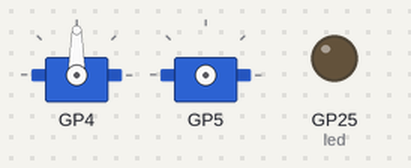
The program below on a simulated Raspberry Pi Pico running MicroPython. On the bench: 2 × servo, output pins drawn as LEDs (lit = HIGH). Servo angles are drawn from the pulse width (0.5 ms = 0°, 2.5 ms = 180°). At 18.2 s the program stops and its outputs stay as they are.

Above: at 0.2 s.
At 7.2 s:
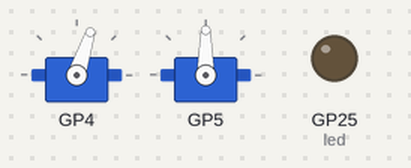
At 13.2 s:
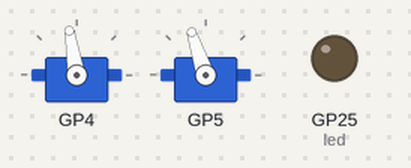
At 15.2 s:
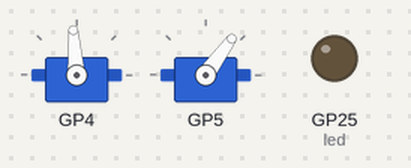
Timing chart, 0 to 19.7 s (numbered marks = the images above):
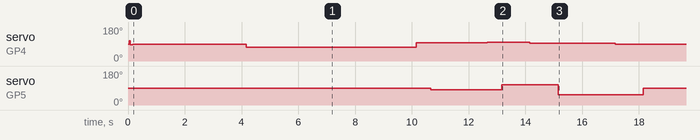

Measured:
- by itself, servo on GP4: 90° → 85° at 0.04 s, → 90° 0.12 s later, → 72° 4.0 s later, → 97° 6.0 s later, … (7 changes in this stretch)
- by itself, servo on GP5: 90° → 81° at 10.7 s, → 108° 2.5 s later, → 54° 2.0 s later, → 90° 3.0 s later

The program:

main.py
```python
# Tutorial main to demonstrate using user created libraries onboard the pi pico

import max_10
from time import sleep
from machine import Pin, PWM


def main():
    led = Pin(25, Pin.OUT)
    # Max10(throttle control pin num, servo control pin num, freq)
    esc = max_10.Max10(4, 5, 50)
    esc.arm_esc()
    control_test(esc)


def control_test(esc):
    esc.set_steering(90)
    sleep(3.0)
    esc.set_forward(0.15)
    sleep(0.5)
    esc.set_steering(85)
    sleep(2.0)
    esc.set_forward(0.2)
    sleep(0.5)
    esc.set_steering(100)
    sleep(1.0)
    esc.set_forward(0.1)
    sleep(1.0)
    esc.set_steering(70)
    sleep(2.0)
    esc.set_neutral()
    sleep(1.0)
    esc.set_steering(90)


if __name__ == '__main__':
    main()
```

max_10.py
```python
# Class for controlling the Hobbywing EZRUN Max 10 ESC
from time import sleep
from machine import Pin, PWM

MAX_DUTY = 65535
# Range of angles the steering wheels can achieve, assumes 90 degrees is the middle of travel
STEERING_RANGE = (65, 115)
MAX_SPEED_PERCENTAGE = 0.40


# Python implementation of the arduino map function:
# https://www.arduino.cc/reference/en/language/functions/math/map/
def map_to_range(x, in_min, in_max, out_min, out_max):
    return int((x - in_min) * (out_max - out_min) / (in_max - in_min) + out_min)


# Why is this not a builtin function?
def clamp(n, smallest, largest):
    return max(smallest, min(n, largest))


class Max10:
    def __init__(self, motor_pin, servo_pin, freq):
        # Setup motor PWM
        self.motor_pwm = PWM(Pin(motor_pin))
        self.motor_pwm.freq(freq)

        # Setup servo PWM
        self.servo_pwm = PWM(Pin(servo_pin))
        self.servo_pwm.freq(freq)

        # TODO: Make this work for frequency values that are < 0.01 seconds
        self.period = (1 / freq) * 1000

        # Status LED pin setup
        self.led = Pin(25, Pin.OUT)

    def arm_esc(self):
        # Arm the esc by sending neutral, full forward, then full reverse
        self.set_neutral()
        sleep((20 * 2) / 1000)
        self.set_forward(1.0)
        sleep((20 * 2) / 1000)
        self.set_reverse(1.0)
        sleep(3.0)

    def set_neutral(self):
        # set pin to neutral
        self.motor_pwm.duty_u16(int((1.5 / self.period) * MAX_DUTY))

    def set_forward(self, percent):
        # set pin to a percentage of forward
        # Calculating the duty cycle is just doing (desired_width / period) * 100%
        self.motor_pwm.duty_u16(int(((1.5 + (clamp(percent, 0.0, MAX_SPEED_PERCENTAGE) * 0.5)) / self.period) * MAX_DUTY))

    def set_reverse(self, percent):
        # set the pin to a percentage of reverse
        # Calculating the duty cycle is just doing (desired_width / period) * 100%
        self.motor_pwm.duty_u16(int(((1.5 - (0.1 * 0.5)) / self.period) * MAX_DUTY))
        sleep(20 * 4 / 1000)
        self.set_neutral()
        sleep(4.0)
        self.motor_pwm.duty_u16(int(((1.5 - (clamp(percent, 0.0, MAX_SPEED_PERCENTAGE) * 0.5)) / self.period) * MAX_DUTY))

    def set_steering(self, angle):
        # Set servo position based on given angle, clamp steering angle to what the servo can achieve
        duty = map_to_range(clamp(angle, STEERING_RANGE[0], STEERING_RANGE[1]), STEERING_RANGE[0], STEERING_RANGE[1]
                            , int(((1.0 / self.period) * MAX_DUTY)), int(((2.0 / self.period) * MAX_DUTY)))
        self.servo_pwm.duty_u16(duty)
```
